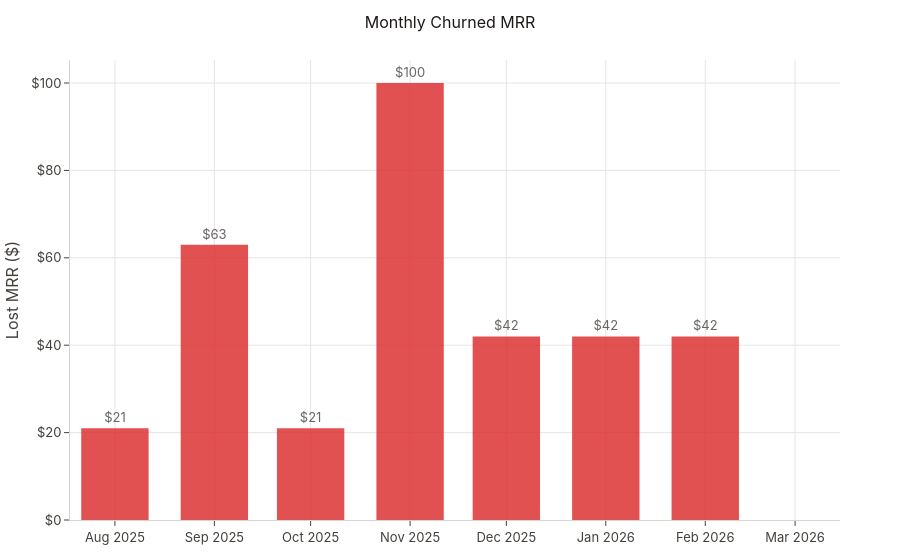

Write notebook code for a chart like this one.
### Markdown cell above
## 3. Monthly Churned MRR

Lost MRR per month from the MRR waterfall — shows the dollar impact of churn over time.

### Code cell
reports.churn.plot_monthly_lost_mrr(reports.churn.monthly_lost_mrr(tm, START, END))

### Figure 1 — Plotly figure (JSON) as saved in the notebook; plotly's stock layout.template omitted (floating-point values rounded to 4 significant figures)
{"data": [{"marker": {"color": "#DC2626"}, "opacity": 0.8, "text": ["$21", "$63", "$21", "$100", "$42", "$42", "$42", ""], "textposition": "outside", "type": "bar", "x": ["2025-08", "2025-09", "2025-10", "2025-11", "2025-12", "2026-01", "2026-02", "2026-03"], "y": [21.0, 63.0, 21.0, 100.0, 42.0, 42.0, 42.0, 0.0]}], "layout": {"title": {"text": "Monthly Churned MRR"}, "yaxis": {"rangemode": "tozero", "tickformat": ",", "tickprefix": "$", "title": {"text": "Lost MRR ($)"}}}}
